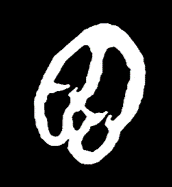
#> input picture G01-SourceCode/心臟超音波影像 1100507_1110610/Standard Model/0001_Apical five chamber.png, 172 x 187 px
$ python -i muscle_bound.py   (imports and definitions only)
#> lines starting #> are read from the running program, lines starting #| are printed output that depends on the picture; after the words box and inside, x2 and y2 are one past the last pixel; in counts of white or black regions, pixels touching at a corner belong together
#> further down, picture is the input picture: shape (187, 172, 3); mean B, G, R 52, 52, 52
import cv2
import numpy as np


def muscle_bounding(src, min_thres=50, erode_iterations=10):
    """
    function:
        muscle_bounding(src[, min_thres=50[, erode_iterations=10]]):
            找出肌肉的邊界

    parameter:
        src: matching 合併後的圖像
        min_thres: 二值化的最小門檻值
        erode_iterations: 侵蝕次數

    return:
        erode_bound_region: 侵蝕過後的肌肉邊界區域(目的用來抓腔室位置)
    """
#> called with min_thres = 50, erode_iterations = 10
    _, thres = cv2.threshold(src, min_thres, 255, cv2.THRESH_BINARY)
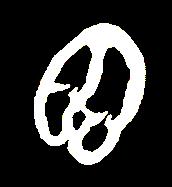
#> thres: shape (187, 172, 3); mean B, G, R 54.3, 54.9, 55
    gray_muscle = cv2.cvtColor(thres, cv2.COLOR_BGR2GRAY)
    cnt_muscle, _ = cv2.findContours(gray_muscle, cv2.RETR_EXTERNAL, cv2.CHAIN_APPROX_SIMPLE)
#> cnt_muscle = 1 contour; box (x1, y1, x2, y2) and area: (34, 23, 146, 165) 10998

    hull_muscle = list()
    for i in range(len(cnt_muscle)):
        for j in range(len(cnt_muscle[i])):
            hull_muscle.append(cnt_muscle[i][j])
#> this loop made 1 pass
#> after the loop, hull_muscle = 172 items, first 6: [[99, 23]], [[98, 24]], [[97, 24]], [[96, 25]], [[93, 25]], [[92, 26]]

    hull_muscle = np.asarray(hull_muscle)
#> hull_muscle = contour of 172 points, box (x1, y1, x2, y2) (34, 23, 146, 165), area 10998
    hull_muscle = cv2.convexHull(hull_muscle)
#> hull_muscle = contour of 39 points, box (x1, y1, x2, y2) (34, 23, 146, 165), area 11310

    bound_region = np.zeros(src.shape, np.uint8)
    bound_line = np.zeros(src.shape, np.uint8)
    cv2.drawContours(bound_region, [hull_muscle], 0, (255, 255, 255), -1)
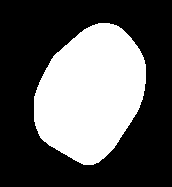
#> bound_region: shape (187, 172, 3); 35.7% white; 1 white region, box (x1, y1, x2, y2) and area: (34, 23, 146, 165) 11479
    cv2.drawContours(bound_line, [hull_muscle], 0, (255, 255, 255), 2)
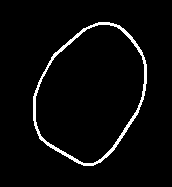
#> bound_line: shape (187, 172, 3); 3.7% white; 1 white region, box (x1, y1, x2, y2) and area: (33, 22, 147, 166) 1184

    gray_bound_region = cv2.cvtColor(bound_region, cv2.COLOR_BGR2GRAY)
    k = cv2.getStructuringElement(cv2.MORPH_RECT, (5, 5))
    erode_bound_region = cv2.erode(gray_bound_region, k, iterations=erode_iterations)
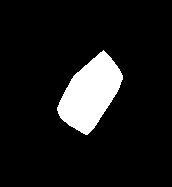
#> erode_bound_region: shape (187, 172); 9.9% white; 1 white region, box (x1, y1, x2, y2) and area: (57, 50, 123, 135) 3190

    return gray_bound_region, erode_bound_region

>>> import cv2
>>> picture = cv2.imread('../Standard Model/0001_Apical five chamber.png')
>>> result = muscle_bounding(picture)
